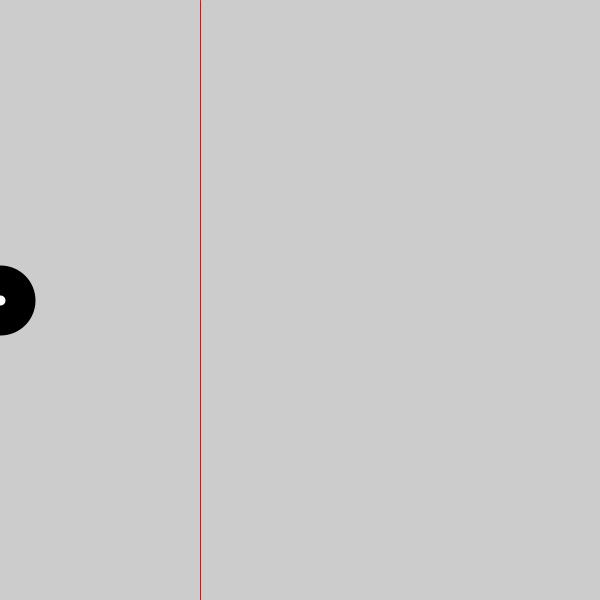
Frame 1 (no input)
Frame 60 (the mouse pressed at the canvas centre just before this capture): identical to frame 1, image omitted
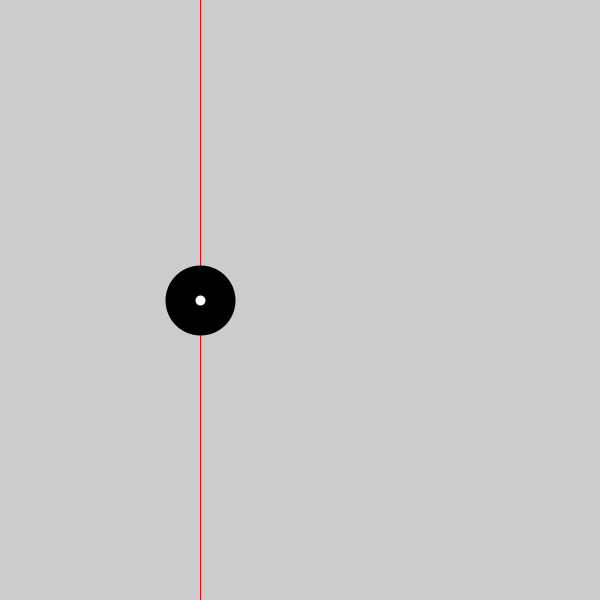
Frame 120 (the mouse held since frame 60 and released just before this capture)

The Processing sketch that drew these frames (run headless with seeded random() and noise(); from frame 60 on, the mouse is pressed at the canvas centre):

// Processing sketch: sketch_2ifStatement_01
// ── sketch_2ifStatement_01.pde
int xpos;

void setup() {
  size(600, 600);
  smooth();
  strokeWeight(30);
}
void draw() {
  background(204);
  
  xpos = mouseX;
  
  if(xpos > 200) {
    xpos = 200;
  }else{
    
  }
  strokeWeight(1);
  stroke(255,0,0);
  line(200,0,200,height);
  
  strokeWeight(30);
  stroke(0);
  ellipse(xpos, height*0.5, 40, 40);
  
  /*stroke(102);
  line(40, 0, 70, height);
  if (mousePressed) {
    background(0);
    if (mouseButton == LEFT) {
      stroke(255);
    } else {
      stroke(0);
    }
    line(0, 70, width, 50);
  }*/
}
